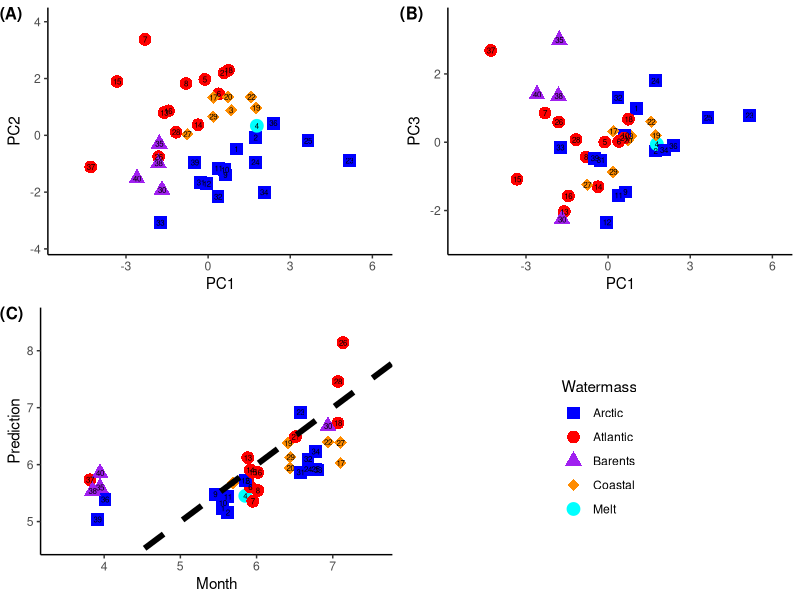

Reproduce this figure in R.
# This script produces biplots of the leading important 
# Principal Components of the dataset of western Barents Sea
# Environmental conditions associated with the phytoplankton samples.

setwd('D:/Documents/')
# You will need to set the path to the location
# that you saved the following file

# 'Environment_40.csv'


# If you do not have a package, run the code 'install.packages('package name')'
library(ggplot2)
# Plotting package
library(ggpubr)
# Combine subplots
library(cowplot)
# Extracting plot elements


Environment<-read.csv('Environment_40.csv')
# Load the data





Julian<-Environment$Julian
# The Julian day of sample collection
J<-(Julian/365)*12 
# Quick conversion of Julian day to months (rough)

explan<-prcomp(Environment[,-c(11:14)],scale=T)
# PCA decomposition 

hydrog_vector<-rep('Barents',dim(Environment)[1])
hydrog_vector[which(Environment$temp <0 & Environment$salinity <34.8)]<- 'Arctic' #Arw
hydrog_vector[which(Environment$temp >0 & Environment$temp <3 & Environment$salinity <34.8)]<- 'Melt' #Mw
hydrog_vector[which(Environment$temp >3 & Environment$salinity <34.8)]<- 'Coastal' #Cw
hydrog_vector[which(Environment$temp >3 & Environment$salinity >34.8)]<- 'Atlantic' #AtW
# Define Watermasses

d<-data.frame(cbind(explan$x,hydrog_vector))
colnames(d)[11]<-'Watermass'
# Make dataframe

d<-cbind(d,J)
colnames(d)[12]<-'Month'
d[,1:10]<-as.matrix(sapply(d[,1:10], as.character ))  
d[,1:10]<-as.matrix(sapply(d[,1:10], as.numeric ))  
# Combine month-of-sampling with dataframe


PC1_2<-ggplot(data=d,aes(x=PC1,y=PC2,col=Watermass))+ # Produce a plot with the dataframe; PC1-2 space
scale_x_continuous(expand = c(0.15, 0.15)) + scale_y_continuous(expand = c(0.15, 0.15))+ # Margin limits
geom_point(aes(shape=Watermass,col=Watermass),size=4)+ # Define colours as watermass
scale_colour_manual("Watermass", values = c("Arctic" = "blue", "Atlantic" = "red", "Barents" = 'purple', "Coastal" = 'darkorange', "Melt" = 'cyan'))+
scale_shape_manual("Watermass", values = c("Arctic" = 15, "Atlantic" = 16, "Barents" = 17, "Coastal" = 18, "Melt" = 19))+
geom_text(label=c(1:40),col='black',size=2)+
theme(legend.position='right',
axis.line.x=element_line(),
axis.line.y=element_line(),
panel.background=element_blank())

# Type 'PC1_2' directly in the terminal to view this plot

legend<-cowplot::get_legend(PC1_2)
# Extract the plot legend for later use

PC1_2<-ggplot(data=d,aes(x=PC1,y=PC2,col=Watermass))+
scale_x_continuous(expand = c(0.15, 0.15)) + scale_y_continuous(expand = c(0.15, 0.15))+
geom_point(aes(shape=Watermass,col=Watermass),size=4)+
scale_colour_manual("Watermass", values = c("Arctic" = "blue", "Atlantic" = "red", "Barents" = 'purple', "Coastal" = 'darkorange', "Melt" = 'cyan'))+
scale_shape_manual("Watermass", values = c("Arctic" = 15, "Atlantic" = 16, "Barents" = 17, "Coastal" = 18, "Melt" = 19))+
geom_text(label=c(1:40),col='black',size=2)+
theme(legend.position='none',
axis.line.x=element_line(),
axis.line.y=element_line(),
panel.background=element_blank())
# Remove plot legend from figure

PC1_3<-ggplot(data=d,aes(x=PC1,y=PC3,col=Watermass))+
scale_x_continuous(expand = c(0.15, 0.15)) + scale_y_continuous(expand = c(0.15, 0.15))+
geom_point(aes(shape=Watermass,col=Watermass),size=4)+
scale_colour_manual("Watermass", values = c("Arctic" = "blue", "Atlantic" = "red", "Barents" = 'purple', "Coastal" = 'darkorange', "Melt" = 'cyan'))+
scale_shape_manual("Watermass", values = c("Arctic" = 15, "Atlantic" = 16, "Barents" = 17, "Coastal" = 18, "Melt" = 19))+
geom_text(label=c(1:40),col='black',size=2)+
theme(legend.position='none',
axis.line.x=element_line(),
axis.line.y=element_line(),
panel.background=element_blank())

# PC1-3 space plot

# We will now produce a plot showing that PC5-6 are predictive of the sampling seasonality
d2<-as.data.frame(cbind(J,predict(lm(J~explan$x[,6]+explan$x[,5])),hydrog_vector))
# Linear additive model relates PC5,6 and month-of-sampling
colnames(d2)<-c('Month','Prediction','Watermass')
d2$Month<-as.numeric(as.character(d2$Month))
d2$Prediction<-as.numeric(as.character(d2$Prediction))

Predict_plot<-ggplot(data=d2,aes(x=Month,y=Prediction,col=Watermass))+
scale_x_continuous(expand = c(0.15, 0.15)) + scale_y_continuous(expand = c(0.15, 0.15))+
geom_point(aes(shape=Watermass,col=Watermass),size=4)+
scale_colour_manual("Watermass", values = c("Arctic" = "blue", "Atlantic" = "red", "Barents" = 'purple', "Coastal" = 'darkorange', "Melt" = 'cyan'))+
scale_shape_manual("Watermass", values = c("Arctic" = 15, "Atlantic" = 16, "Barents" = 17, "Coastal" = 18, "Melt" = 19))+
geom_text(label=c(1:40),col='black',size=2)+
geom_abline(intercept=0,slope=1,size=2,linetype='dashed')+
theme(legend.position='none',
axis.line.x=element_line(),
axis.line.y=element_line(),
panel.background=element_blank())

# Produce a plot of the prediction verses the actual time of sampling


ggarrange(ncol=2,nrow=2,PC1_2,PC1_3,Predict_plot,
legend,labels=c('(A)','(B)','(C)'),font.label=c(size=12),hjust=0.01)

# Combine the plots into a single image


